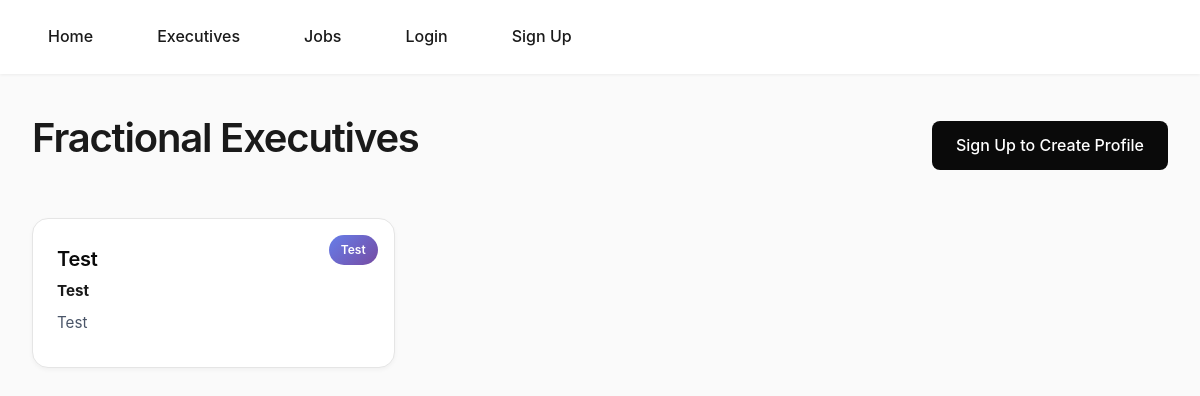
The app's page /executives/, older data.
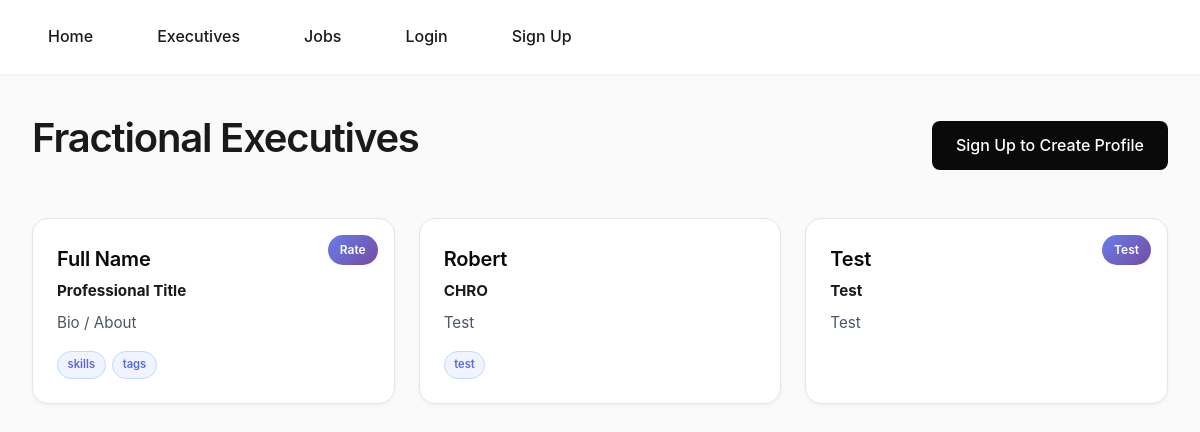
The same page, newer data.
### classifieds/models.py (models this page shows, shortened)
class ExecutiveProfile(models.Model):
    name = models.CharField(max_length=120)
    title = models.CharField(max_length=160)
    bio = models.TextField(blank=True)
    skills_text = models.CharField(max_length=300, blank=True)  # Legacy field - keep for now
    rate_text = models.CharField(max_length=120, blank=True)
    email = models.EmailField()
    timezone = models.CharField(max_length=60, blank=True)
    created_at = models.DateTimeField(auto_now_add=True)
    owner = models.ForeignKey(
        settings.AUTH_USER_MODEL,
        on_delete=models.CASCADE,
        related_name="executive_profiles",
        null=True,
        blank=True
    )
    skills_tags = models.CharField(
        max_length=500,
        blank=True,
        help_text="Comma-separated tags (e.g., python, django, cto, startup)"
    )
    def get_tags_list(self):
        if not self.skills_tags:
            return []
        return [tag.strip().lower() for tag in self.skills_tags.split(",") if tag.strip()]

### classifieds/views.py (the view)
# urls.py: path("", views.exec_list, name="exec_list"),                      # /executives/
def exec_list(request):
    execs = ExecutiveProfile.objects.order_by("-created_at")
    return render(request, "classifieds/exec_list.html", {"execs": execs})

### classifieds/templates/classifieds/exec_list.html (shortened to what this page needs)
{% load static %}
<!DOCTYPE html>
<html>
<head>
    <link rel="stylesheet" href="{% static 'frac-app.css' %}">
</head>
<body>
    <nav>
        <div class="container">
            <a href="{% url 'home' %}">Home</a>
            <a href="{% url 'exec_list' %}">Executives</a>
            <a href="{% url 'job_list' %}">Jobs</a>
            {% if user.is_authenticated %}
                <a href="{% url 'dashboard' %}">Dashboard</a>
                <a href="{% url 'logout' %}">Logout</a>
            {% else %}
                <a href="{% url 'login' %}">Login</a>
                <a href="{% url 'signup' %}">Sign Up</a>
            {% endif %}
        </div>
    </nav>
    <div class="container">
        <div style="display: flex; justify-content: space-between; align-items: center; margin-bottom: 2rem;">
            <h1>Fractional Executives</h1>
            {% if user.is_authenticated %}
                <a href="{% url 'create_profile' %}" class="btn">Create Your Profile</a>
            {% else %}
                <a href="{% url 'signup' %}" class="btn">Sign Up to Create Profile</a>
            {% endif %}
        </div>
        {% if execs %}
            <div class="card-grid">
                {% for exec in execs %}
                    <div class="card card-clickable" onclick="window.location='{% url 'exec_detail' exec.pk %}'">
                        {% if exec.rate_text %}
                            <span class="card-rate">{{ exec.rate_text }}</span>
                        {% endif %}
                        <h2>{{ exec.name }}</h2>
                        <p><strong>{{ exec.title }}</strong></p>
                        {% if exec.bio %}
                            <p>{{ exec.bio|slice:":120" }}{% if exec.bio|length > 120 %}...{% endif %}</p>
                        {% endif %}
                        {% with tags=exec.get_tags_list %}
                            {% if tags %}
                                <div class="tags-container">
                                    {% for tag in tags %}
                                        <span class="tag-badge">{{ tag }}</span>
                                    {% endfor %}
                                </div>
                            {% endif %}
                        {% endwith %}
                    </div>
                {% endfor %}
            </div>
        {% else %}
            <p>No executive profiles yet. Be the first!</p>
        {% endif %}
    </div>
</body>
</html>

Row changes from the older to the newer data that the page shows:
added ExecutiveProfile: rate_text "Rate", name "Full Name", title "Professional Title", bio "Bio / About", tags "skills" "tags"
added ExecutiveProfile: name "Robert", title "CHRO", bio "Test", tags "test"
